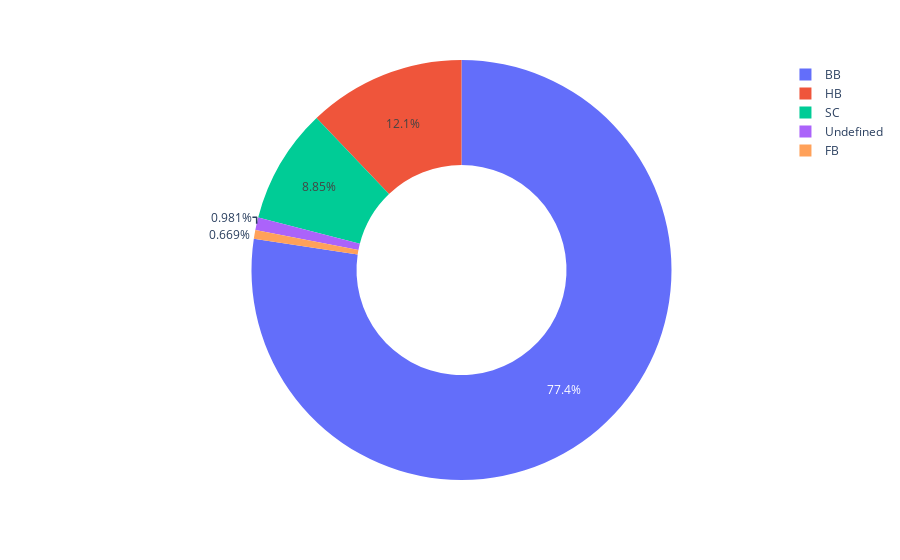

The notebook cell saved with this chart:
### Code cell
px.pie(data,values=data['meal'].value_counts(),names=data['meal'].value_counts().index,hole=0.5)

### Figure 1 — Plotly figure (JSON) as saved in the notebook; plotly's stock layout.template omitted (floating-point values rounded to 4 significant figures)
{"data": [{"domain": {"x": [0, 1], "y": [0, 1]}, "hole": 0.5, "hovertemplate": "label=%{label}<br>value=%{value}<extra></extra>", "labels": ["BB", "HB", "SC", "Undefined", "FB"], "legendgroup": "", "name": "", "showlegend": true, "type": "pie", "values": [92236, 14458, 10549, 1169, 798]}], "layout": {"legend": {"tracegroupgap": 0}, "margin": {"t": 60}}}
